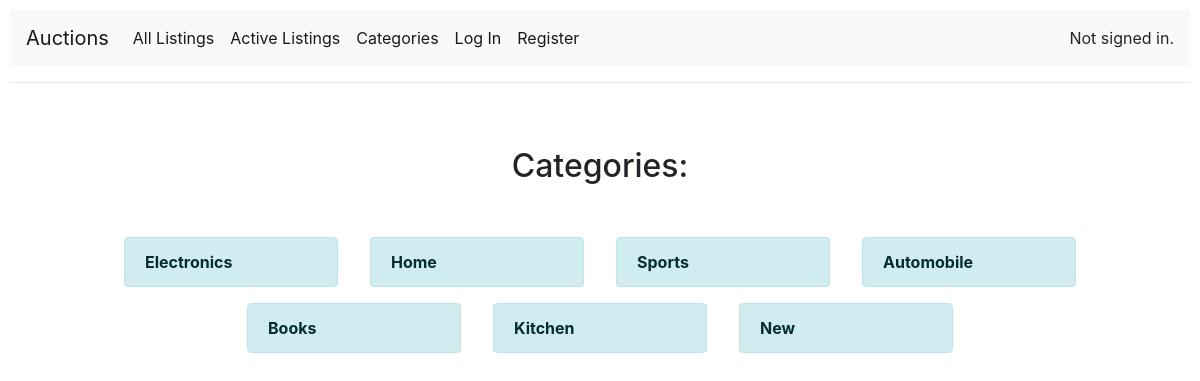
Page /categories on the earlier database version.
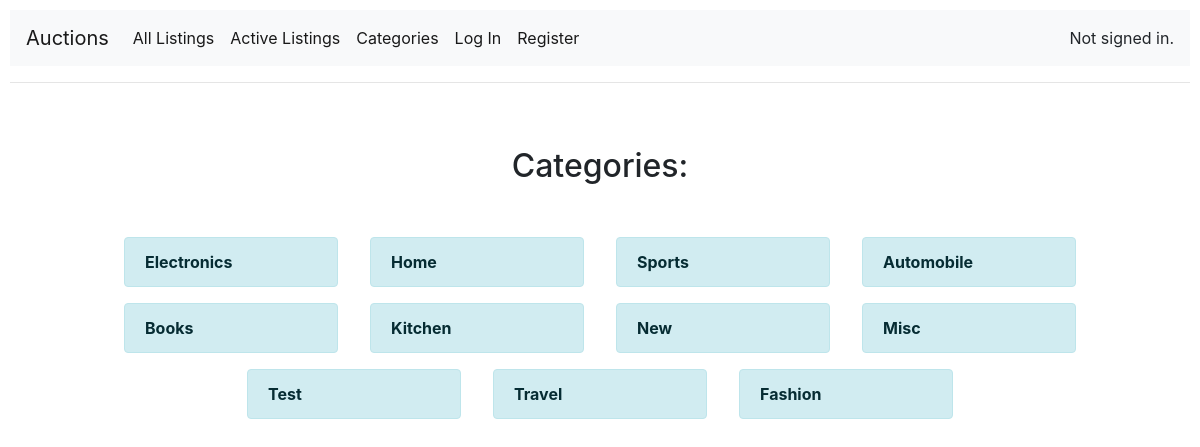
Same page on the later database version.
### auctions/models.py (models this page shows, shortened)
class Category(models.Model):
    category = models.CharField(max_length=20)

### auctions/views.py (the view)
# urls.py: path("categories", views.categories, name="categories"),
def categories(request):
    if request.method == "POST":
        form = Categoryform(request.POST)
        if form.is_valid():
            newcategory = form.save()
            newcategory.save()
            return HttpResponseRedirect(reverse("categories"))
        else:
            return render(request, "auctions/categories.html",{
            "form": form
            })
    else:
        form = Categoryform()
        categories = Category.objects.all()
        return render(request, "auctions/categories.html",{
            "categories": categories,
            "form":form
            })

### auctions/templates/auctions/categories.html (shortened to what this page needs)
{% extends "auctions/layout.html" %}
{% block body %}
<div class="container">
    <br><br>
    <h2 class="text-center">Categories:</h2>
    <br>
    <div class="row row-cols-5 justify-content-center">
        {% for category in categories %}
            <div class="col mx-3 alert alert-info">
                <a class="alert-link"  href="{% url 'category' category.category %}">{{ category.category }}</a>
            </div>
        {% endfor %}
    </div>
    <br>
    <br>
</div>
{% endblock %}

Differences in the rows shown:
added Category: category "Misc"
added Category: category "Test"
added Category: category "Travel"
added Category: category "Fashion"
